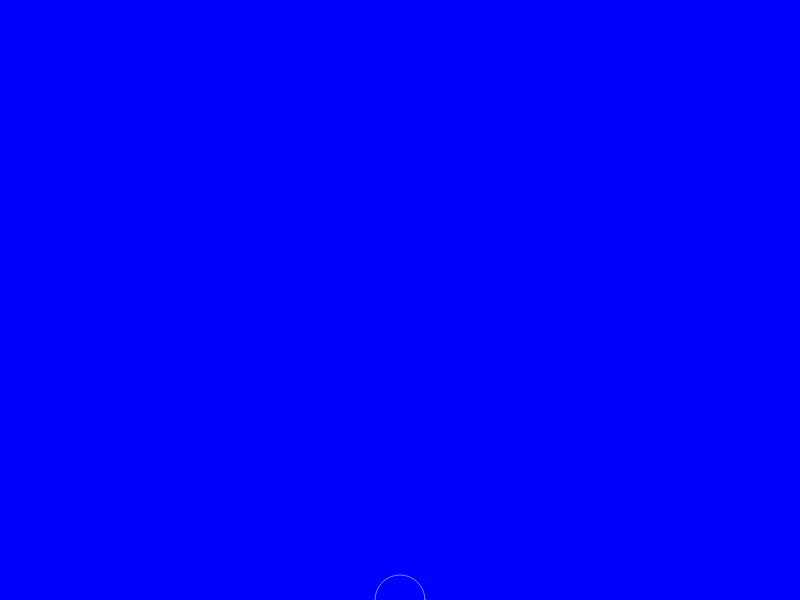
Frame 1 (no input)
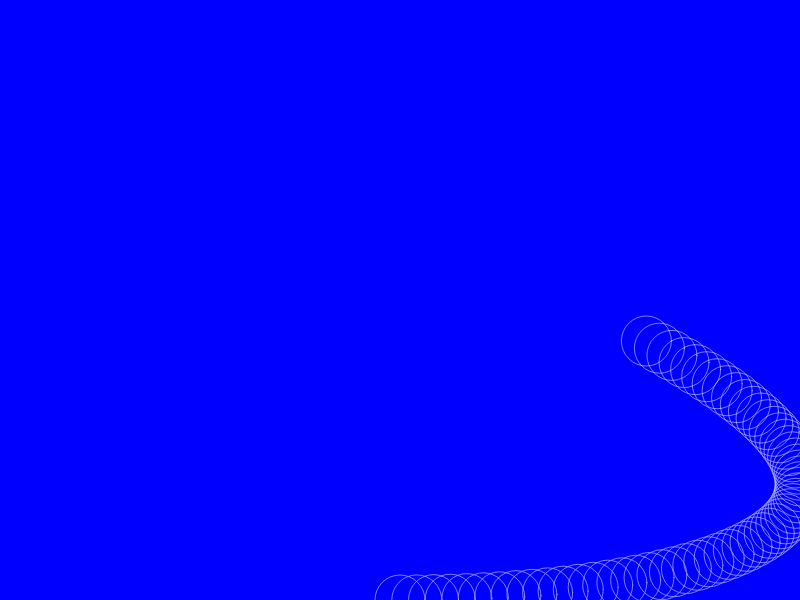
Frame 60 (no input)
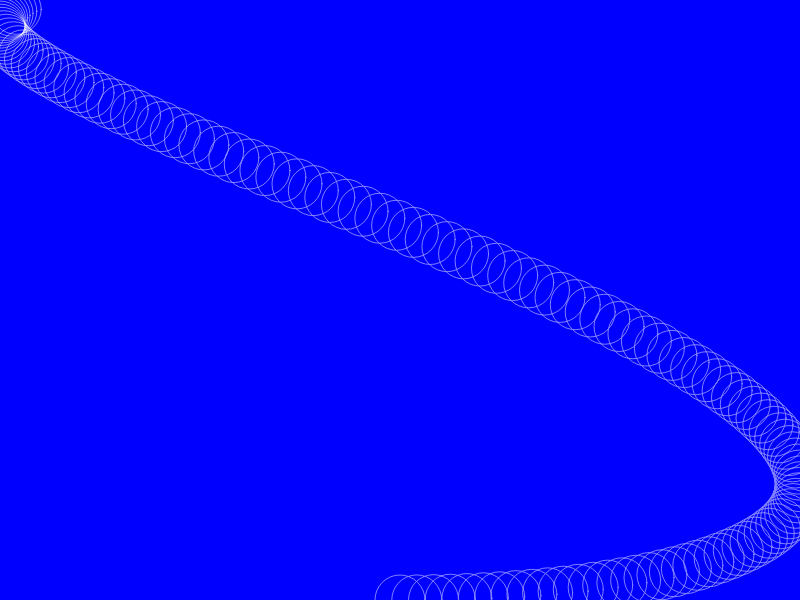
Frame 120 (the mouse pressed at the canvas centre since frame 60)

The p5.js sketch that drew these frames (run headless with seeded random() and noise() and a simulated clock; from frame 60 on, the mouse is pressed at the canvas centre):

// p5.js sketch
// ── sketch.js
let x=0;
let incX = 0.0;

let y=0;
let incY = 0.0;

let counter = 0;

function setup() {
    createCanvas(800, 600);
    background('blue');
    noFill();
    stroke(255);
    strokeWeight(.5);
}

function draw() {
   background(0, 0, 255, 1);
    x=(sin(incX)/2)*width + width/2;
    y=(cos(incY)/2)*height + height/2;
    
    incX+=.042;
    incY+=.0243;
    if(frameCount%1 == 0){
        counter++;
        ellipse(x, y, 50);
    }

    if (counter == 600){
        noLoop();
    }
}
